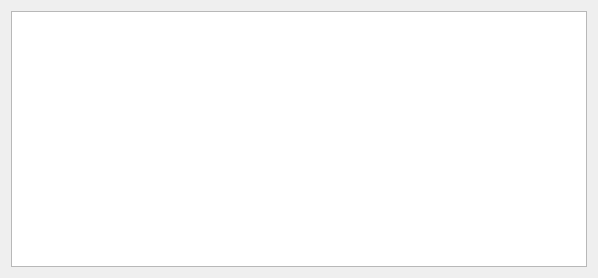
<?xml version="1.0" encoding="UTF-8"?>
<ui version="4.0">
 <class>logger</class>
 <widget class="QWidget" name="logger">
  <property name="geometry">
   <rect>
    <x>0</x>
    <y>0</y>
    <width>598</width>
    <height>278</height>
   </rect>
  </property>
  <property name="windowTitle">
   <string>Form</string>
  </property>
  <layout class="QVBoxLayout" name="verticalLayout">
   <item>
    <widget class="QTableWidget" name="tableWidget"/>
   </item>
  </layout>
 </widget>
 <resources/>
 <connections/>
</ui>
